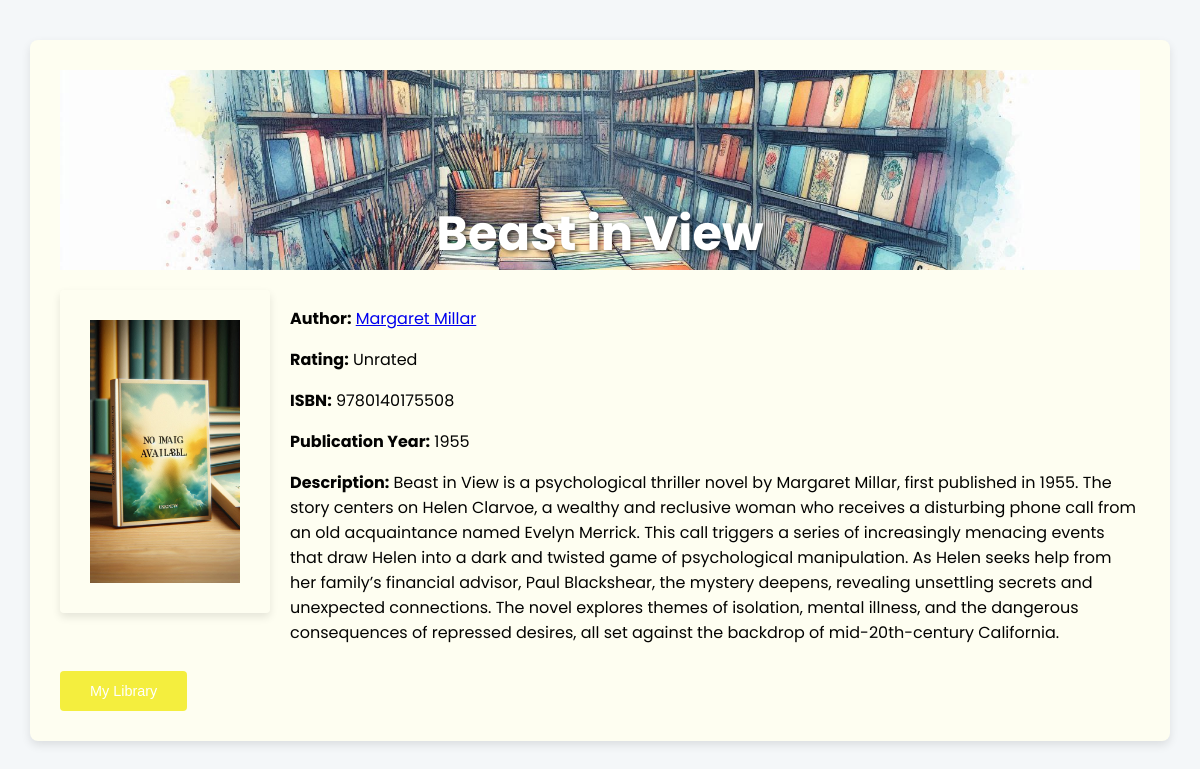
The app's page /book/16 with its own data.
### data_models.py (models this page shows, shortened)
class Book(db.Model):
    __tablename__ = 'books'
    book_id = db.Column(db.Integer, primary_key=True, autoincrement=True)
    author_id = db.Column(db.Integer, db.ForeignKey('authors.author_id'), nullable=False)
    isbn = db.Column(db.String(30), nullable=False)
    title = db.Column(db.String(100), nullable=False)
    publication_year = db.Column(db.Integer, nullable=False)
    cover_image = db.Column(db.String(255), nullable=True)
    description = db.Column(db.String(255), nullable=True)
    rating = db.Column(db.Float, nullable=True)
    purchase_link = db.Column(db.String(255), nullable=True)

class Author(db.Model):
    __tablename__ = 'authors'
    author_id = db.Column(db.Integer, primary_key=True, autoincrement=True)
    name = db.Column(db.String(100), nullable=False)
    birth_date = db.Column(db.Date, nullable=False)
    date_of_death = db.Column(db.Date, nullable=True)
    books = db.relationship('Book', backref='author', lazy=True, cascade='all, delete-orphan')

### app.py (the view)
@app.route('/book/<int:book_id>', methods=['GET'])
def book_details(book_id):
    book = Book.query.get_or_404(book_id)
    return render_template('book_details.html', book=book)

### templates/book_details.html (shortened to what this page needs)
<!DOCTYPE html>
<html lang="en">
<head>
    <link rel="stylesheet" href="/static/style_book_details.css">
</head>
<body>
    <div class="book-detail-container">
         <div class="book_detail_header">
            <h1>{{ book.title }}</h1>
        </div>
        <div class="book-info">
            <div class="book-cover">
                <img src="{{ book.cover_image }}" alt="Cover of {{ book.title }}">
            </div>
            <div class="book_details">
                <p><strong>Author:</strong> <a href="{{ url_for('author_details', author_id=book.author.author_id) }}">{{ book.author.name }}</a></p>
                <p><strong>Rating:</strong>
                    {% if book.rating == 0.0 %}
                        Unrated
                    {% else %}
                        {{ book.rating }}
                    {% endif %}
                </p>
                <p><strong>ISBN:</strong> {{ book.isbn }}</p>
                <p><strong>Publication Year:</strong> {{ book.publication_year }}</p>
                <p><strong>Description:</strong> {{ book.description }}</p></p>
            </div>
        </div>
         <button class="my_library_button">
             <a href="{{ url_for('home') }}" class="button-link">My Library</a>
         </button>
    </div>
</body>
</html>

### static/style_book_details.css (style rules this page uses)
:root { --header-height: 3rem; --font-semi: 600; --hue-color: 58; --first-color: hsl(var(--hue-color), 89%, 97%); --second-color: hsl(var(--hue-color), 6%, 82%); --third-color: hsl(var(--hue-color), 16%, 1%); --forth-color: hsl(var(--hue-color), 1%, 20%); --fifth-color: hsl(var(--hue-color), 89%, 90%); --button-color: hsl(var(--hue-color), 89%, 60%); --suggestion-color: hsl(var(--hue-color), 20%, 94%); --h3-color: hsl(var(--hue-color), 30%, 39%); --body-font: "Poppins", sans-serif; --big-font-size: 1.5rem; --h2-font-size: 1.25rem; --normal-font-size: 0.9rem; --smaller-font-size: 0.75rem; --mb-2: 1rem; --mb-4: 2rem; --mb-5: 2.5rem; --mb-6: 3rem; }
body { font-family: var(--body-font); background: #f4f7f9; color: var(--third-color); margin: 0; padding: 0; display: flex; justify-content: center; align-items: flex-start; min-height: 100vh; padding-top: 40px; }
.book-detail-container { background: var(--first-color); padding: 30px; border-radius: 8px; box-shadow: 0 4px 10px rgba(0, 0, 0, 0.1); max-width: 100%; width: 90%; text-align: left; transition: box-shadow 0.3s ease-in-out; }
.book_detail_header { background: url('/static/library.jpeg') no-repeat center center; background-size: cover; height: 200px; width: 100%; margin: 0 auto; position: relative; display: flex; flex-direction: column; justify-content: center; align-items: center; text-align: center; padding: 0px; }
.book_detail_header h1 { color: #fff; font-size: 3rem; text-shadow: 2px 2px 4px rgba(0, 0, 0, 0.5); margin: 0; position: absolute; bottom: 0px; z-index: 1; }
.my_library_button { padding: 12px 20px; background: var(--button-color); border: none; border-radius: 4px; color: #fff; font-size: var(--normal-font-size); cursor: pointer; transition: background 0.3s, transform 0.3s; flex-shrink: 0; text-decoration: none; align-self: flex-end; margin-top: 10px; }
.button-link { color: #fff; text-decoration: none; display: block; padding: 0 10px; }
.book-info { display: flex; gap: 20px; margin-top: 20px; align-items: flex-start; }
.book-cover img { max-width: 150px; height: auto; border-radius: 4px; box-shadow: 0 4px 8px rgba(0, 0, 0, 0.1); padding: 30px; }

### records on screen
Book: title "Beast in View", cover_image (picture), isbn "9780140175508", publication_year "1955", description "Beast in View is a psychological thriller novel by Margaret Millar, first published in 1955. The story centers on Helen Clarvoe, a wealthy and reclusive woman who receives a disturbing phone call from an old acquaintance named Evelyn Merrick. This call triggers a series of increasingly menacing events that draw Helen into a dark and twisted game of psychological manipulation. As Helen seeks help from her family’s financial advisor, Paul Blackshear, the mystery deepens, revealing unsettling secrets and unexpected connections. The novel explores themes of isolation, mental illness, and the dangerous consequences of repressed desires, all set against the backdrop of mid-20th-century California."
Author: author.name "Margaret Millar"
